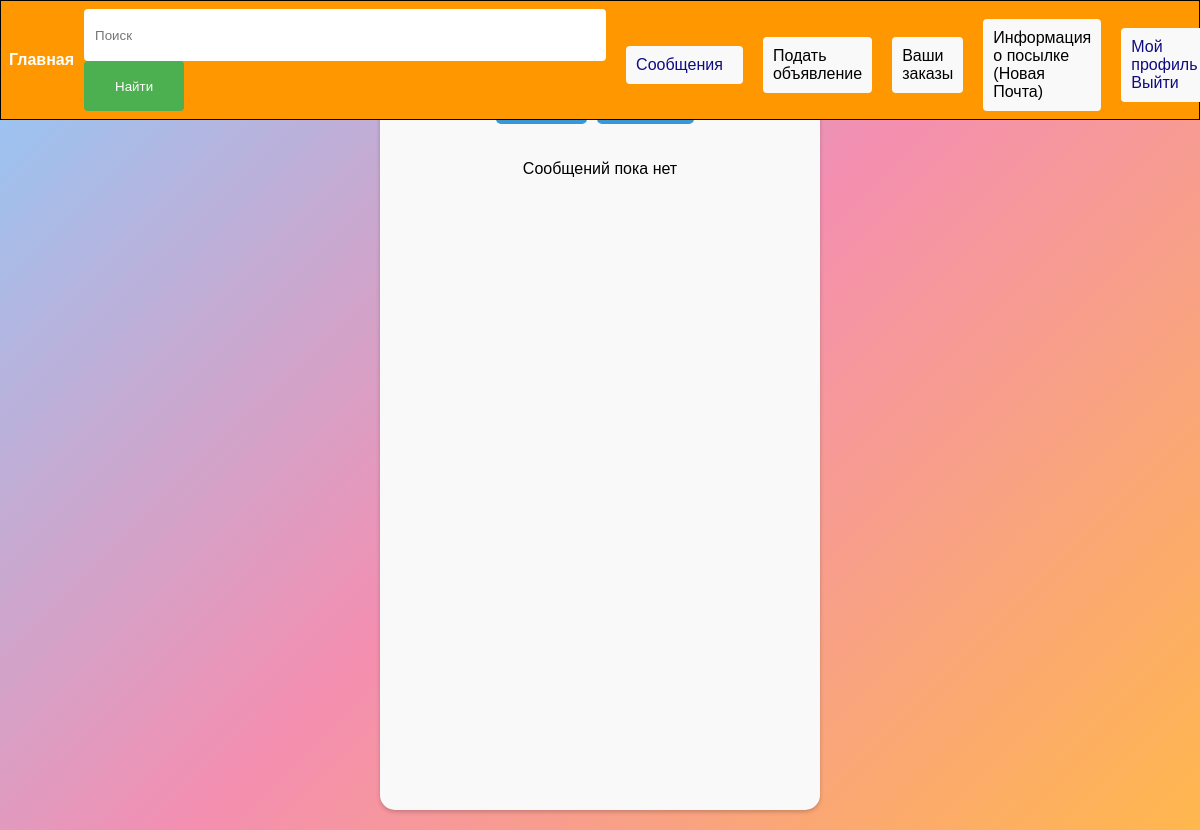
Page /user_buy/ (signed in) on the earlier database version.
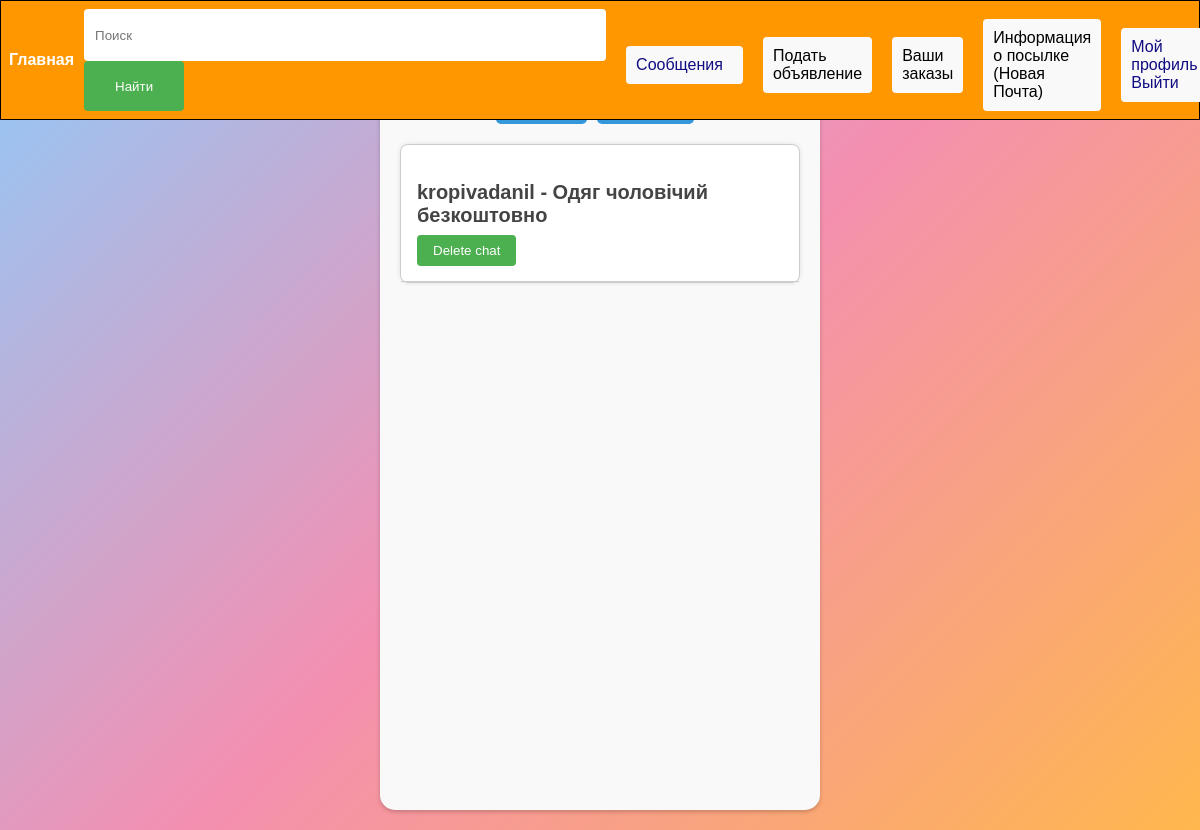
Same page on the later database version.
### bboard/models.py (models this page shows, shortened)
class Chat(models.Model):
    sender = models.ForeignKey(User, related_name='sent_chats', on_delete=models.CASCADE, null=True)
    receiver = models.ForeignKey(User, related_name='received_chats', on_delete=models.CASCADE, null=True)
    product = models.ForeignKey(Product, on_delete=models.CASCADE)
    created_at = models.DateTimeField(auto_now_add=True)
    last_message = models.ForeignKey('Message', null=True, blank=True, on_delete=models.SET_NULL,
                                     related_name='chat_messages')

class Product(models.Model):
    user = models.ForeignKey(User, on_delete=models.CASCADE)
    category = models.ForeignKey(Category, on_delete=models.CASCADE)
    title = models.CharField(max_length=200)
    slug = models.SlugField(unique=True, max_length=400, verbose_name="URL", blank=True)
    description = models.TextField()
    price = models.DecimalField(max_digits=10, decimal_places=2)
    image_1 = models.ImageField(upload_to="products", null=True, blank=True)
    image_2 = models.ImageField(upload_to='products', null=True, blank=True)
    image_3 = models.ImageField(upload_to='products', null=True, blank=True)
    created_at = models.DateTimeField(auto_now_add=True, null=True)
    thumbnail_1 = ImageSpecField(source='image_1',
                                 processors=[ResizeToFill(200, 200)],
                                 format='JPEG',
                                 options={'quality': 100})
    thumbnail_2 = ImageSpecField(source='image_2',
                                 processors=[ResizeToFill(200, 200)],
                                 format='JPEG',
                                 options={'quality': 100})
    thumbnail_3 = ImageSpecField(source='image_3',
                                 processors=[ResizeToFill(200, 200)],
                                 format='JPEG',
                                 options={'quality': 100})

### accounts/models.py (models this page shows)
class User(AbstractUser):
    phone_number = models.CharField(max_length=20)
    city = models.CharField(max_length=100, choices=CITY_CHOICES)

### bboard/views.py (the view)
# urls.py: path('user_buy/', views.user_buy, name="user_buy"),
def user_buy(request):
    chats = Chat.objects.filter(sender=request.user).select_related('receiver')
    temp = "buy"
    return render(request, "products/buy.html", {"chats": chats, "temp": temp})

### templates/products/buy.html (shortened to what this page needs)
{% extends 'base.html' %}
{% load static %}
{%block styles%}
<link rel="stylesheet" type="text/css" href="{% static 'buy_styles.css' %}">{% endblock %}
{% block content %}
<div class="chats-199">
    <div class="css-1382m1k">
        <a href="{%url 'user_sell' %}" class="{% if temp == 'sell' %}current-page{%endif%}">Продаю</a>
        <a href="{% url 'user_buy' %}" class="{% if temp == 'buy' %}current-page{%endif%}">Покупаю</a>
    </div>
    <div class="css-1b3tih6">
        {%if chats%}
        {% for chat in chats %}
        <a href="{%url 'chat' chat.id%}">
            <div class="chat-container-445">
                <p class="username-765">{{ chat.receiver.username }} - {{chat.product.title}}</p>
                <form action="{% url 'delete_chat' chat.id %}" method="POST">
                    <button type="submit">Delete chat</button>
                </form>
            </div>
        </a>
        {% endfor %}
        {%else%}
        <p align="center">Сообщений пока нет</p>
        {%endif%}
    </div>
</div>
{% endblock %}

Differences in the rows shown:
added Chat: receiver.username "kropivadanil", product "Одяг чоловічий безкоштовно"
Other differences:
text no longer shown: "Сообщений пока нет"
